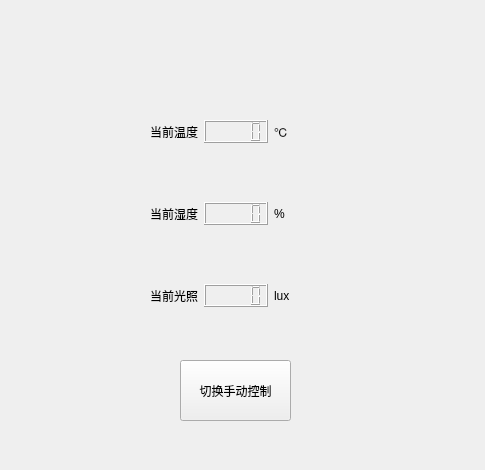
<?xml version="1.0" encoding="UTF-8"?>
<ui version="4.0">
 <class>jiance</class>
 <widget class="QWidget" name="jiance">
  <property name="geometry">
   <rect>
    <x>0</x>
    <y>0</y>
    <width>485</width>
    <height>470</height>
   </rect>
  </property>
  <property name="windowTitle">
   <string>Form</string>
  </property>
  <widget class="QPushButton" name="pushButton_change">
   <property name="geometry">
    <rect>
     <x>180</x>
     <y>360</y>
     <width>111</width>
     <height>61</height>
    </rect>
   </property>
   <property name="text">
    <string>切换手动控制</string>
   </property>
  </widget>
  <widget class="QWidget" name="layoutWidget">
   <property name="geometry">
    <rect>
     <x>150</x>
     <y>120</y>
     <width>181</width>
     <height>187</height>
    </rect>
   </property>
   <layout class="QVBoxLayout" name="verticalLayout">
    <item>
     <layout class="QHBoxLayout" name="horizontalLayout_4">
      <item>
       <layout class="QHBoxLayout" name="horizontalLayout">
        <item>
         <widget class="QLabel" name="label">
          <property name="text">
           <string>当前温度</string>
          </property>
         </widget>
        </item>
        <item>
         <widget class="QLCDNumber" name="labelTemp"/>
        </item>
       </layout>
      </item>
      <item>
       <widget class="QLabel" name="label_4">
        <property name="text">
         <string>℃</string>
        </property>
       </widget>
      </item>
     </layout>
    </item>
    <item>
     <spacer name="verticalSpacer">
      <property name="orientation">
       <enum>Qt::Vertical</enum>
      </property>
      <property name="sizeHint" stdset="0">
       <size>
        <width>20</width>
        <height>40</height>
       </size>
      </property>
     </spacer>
    </item>
    <item>
     <layout class="QHBoxLayout" name="horizontalLayout_5">
      <item>
       <layout class="QHBoxLayout" name="horizontalLayout_2">
        <item>
         <widget class="QLabel" name="label_2">
          <property name="text">
           <string>当前湿度</string>
          </property>
         </widget>
        </item>
        <item>
         <widget class="QLCDNumber" name="labelHum"/>
        </item>
       </layout>
      </item>
      <item>
       <widget class="QLabel" name="label_5">
        <property name="text">
         <string>%</string>
        </property>
       </widget>
      </item>
     </layout>
    </item>
    <item>
     <spacer name="verticalSpacer_2">
      <property name="orientation">
       <enum>Qt::Vertical</enum>
      </property>
      <property name="sizeHint" stdset="0">
       <size>
        <width>20</width>
        <height>40</height>
       </size>
      </property>
     </spacer>
    </item>
    <item>
     <layout class="QHBoxLayout" name="horizontalLayout_6">
      <item>
       <layout class="QHBoxLayout" name="horizontalLayout_3">
        <item>
         <widget class="QLabel" name="label_3">
          <property name="text">
           <string>当前光照</string>
          </property>
         </widget>
        </item>
        <item>
         <widget class="QLCDNumber" name="labelLight"/>
        </item>
       </layout>
      </item>
      <item>
       <widget class="QLabel" name="label_6">
        <property name="text">
         <string>lux</string>
        </property>
       </widget>
      </item>
     </layout>
    </item>
   </layout>
  </widget>
  <widget class="QLabel" name="label_7">
   <property name="geometry">
    <rect>
     <x>0</x>
     <y>0</y>
     <width>480</width>
     <height>491</height>
    </rect>
   </property>
   <property name="styleSheet">
    <string notr="true">border-image: url(:/background/bp2.png);</string>
   </property>
   <property name="text">
    <string/>
   </property>
  </widget>
  <zorder>label_7</zorder>
  <zorder>pushButton_change</zorder>
  <zorder>layoutWidget</zorder>
 </widget>
 <resources/>
 <connections/>
</ui>
